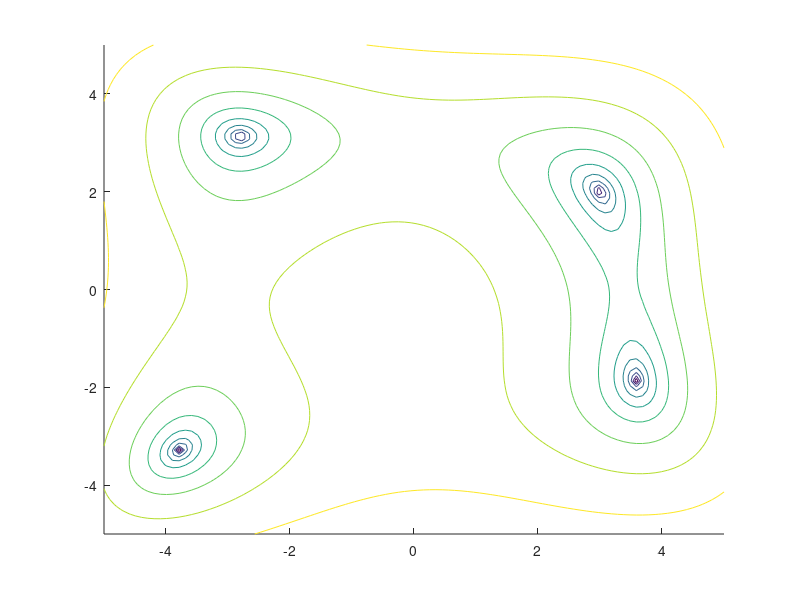

Write MATLAB code to recreate this figure. (Note: this script raises an error after producing the figure.)
%% PSO 
clc, clf, clear all;

% Plot
hold on
x = linspace(-5,5);
y = linspace(-5,5);
[X,Y] = meshgrid(x,y);
a = 0.01;
F =log(a+(X.^2+Y-11).^2 + (X+Y.^2-7).^2);
contour(X,Y,F)

% Settings
nParticles = 30;
vMax = 20;
nTrials = 100;
c1 = 2;
c2 = 2;
alpha = 1;
deltat = 1;
beta = 0.95;

% Constants
x = -5:5;
y = -5:5;
nDim = 2;
totalMin = zeros(nTrials,3);


for k = 1:nTrials
    % Initialize
    PB = Inf(nParticles,1);
    SB = inf;
    bestParticlePos = zeros(nParticles,nDim);
    w = 1.4;
    
    % Step 1 - Initialize particles and velocities
    particles = GenerateParticles(nParticles,nDim,x);
    velocity = GenerateVelocity(alpha, deltat, x, nParticles, nDim);

    for i = 1:10000
        % Step 2 - Evaluate
        F = EvaluateParticles(particles);

        %Step 3 - Update best positions
        [bestParticlePos, PB, indexSB, SB] = UpdatePositions(F, nParticles, PB, particles, bestParticlePos);

        % Step 4 - Update vel and pos
        if 0.3 < w
            w = w*beta;
        end
        velocity = UpdateVelocity(c1,c2,bestParticlePos,particles,indexSB,deltat, velocity, vMax, w);
        particles = particles + deltat*velocity;
    end
    totalMin(k,:) = [bestParticlePos(indexSB,:) SB];
end
bestMin = uniquetol(totalMin, 1, 'ByRows', true);
disp("The minimas of the function is (x,y,f(x,y)):")
disp(bestMin)

% Plot
axis([x(1) x(end) y(1) y(end)])
title(("Contour plot for $\ln{(0.01 + f(x,y))}$"),'interpreter','latex')
plot(bestMin(:,1),bestMin(:,2),'+','Color','red')
legend('$\ln{(0.01 + f(x,y))}$','$(x^*,y^*)$','interpreter','latex','Location','northeast')
xlabel('x')
ylabel('y')
hold off